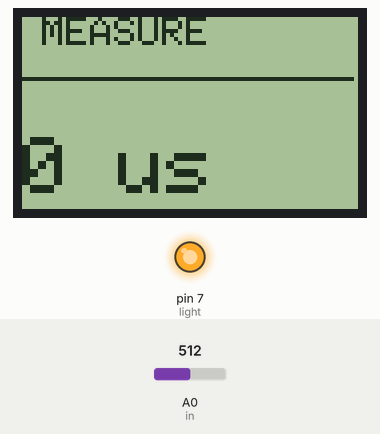
This sketch was run on a simulated Arduino Uno, built with avr-gcc and run on an emulated ATmega328P. On the bench: 84×48 one-colour display, output pins drawn as LEDs (lit = HIGH). Inputs (shaded band) come from the test bench; at power-on: A0 (in) = 512.

Above: at 1.1 s.
At 4.6 s:
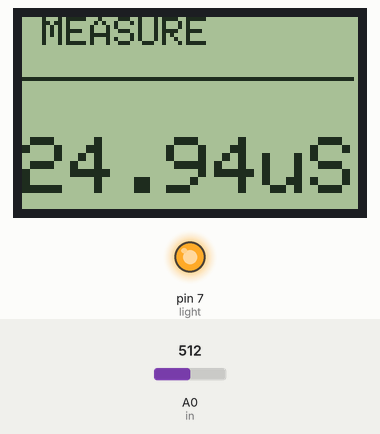
4.7 s: A0 (in) set to 716
At 7.5 s:
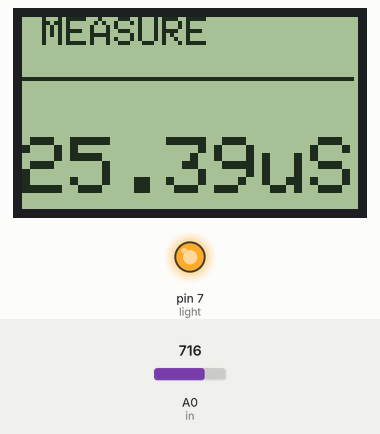
7.7 s: A0 (in) set to 844
At 10.5 s:
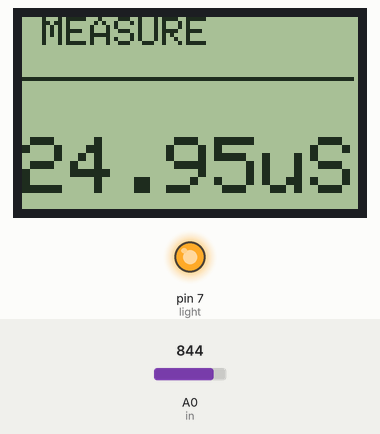
10.7 s: A0 (in) set to 824
At 14.1 s:
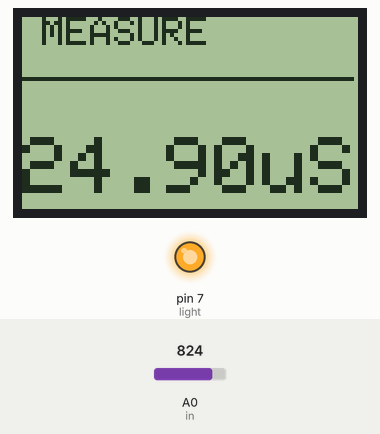
Timing chart, 0 to 15.6 s (numbered marks = the images above; inputs shaded):
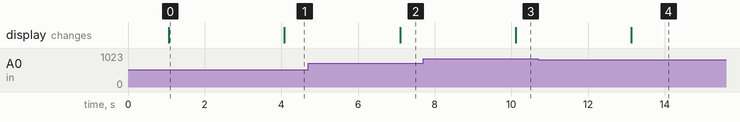

Measured:
- after the input at 4.7 s, the display: changes after 2.4 s (image 2)
- after the input at 7.7 s, the display: changes after 2.4 s (image 3)
- what the display in image 0 shows lasts 3.0 s, from 1.1 s to 4.1 s

The sketch:

Geiger.ino
```cpp
/*
CC Daniel Rossi 21-02-2020

e-mail: miniprojectsofficial@gmail.com

References: https://youtube.com/c/ProjectoOfficial

il fattore di conversione è stato prelevato da questo forum: https://radioactivity.forumcommunity.net/?t=57429596

Lo smoke detector acquistato per testare il circuito ha una dose equivalente di 0.8uS in media

L'unita di misura in Output da arduino è in uS

*/

#define CONV_FACTOR 0.00812
#define SAMPLE_TIME 3000

#define in A0
#define light 7
#include <Adafruit_GFX.h>
#include <Adafruit_PCD8544.h>

Adafruit_PCD8544 disp = Adafruit_PCD8544(5,4,3);
int contrast=60;
boolean backlight = true;

unsigned long start = 0;
int cont = 0;

void setup() {

  Serial.begin(115200);
  pinMode(in, INPUT);
  pinMode(light,OUTPUT);

  if(backlight==true)
    digitalWrite(light,HIGH);
    else
    digitalWrite(light,LOW);

  disp.begin();
  disp.setContrast(contrast);
  disp.clearDisplay();
  disp.setTextSize(1);
  disp.setTextColor(BLACK,WHITE);
  disp.setCursor(0,0);
  disp.print("RADIATION");
  disp.setCursor(0,15);
  disp.print("DETECTOR");
  disp.display();
  delay(1000);

  disp.clearDisplay();
  disp.setCursor(5,0);
  disp.print("MEASURE");
  disp.drawFastHLine(0,15,83,BLACK);
  disp.setCursor(0,30);
  disp.setTextSize(2);
  disp.print("0 us");
  disp.display();


  start=millis();
}

void updateDisplay(float sievert){
  disp.clearDisplay();
  disp.setTextSize(1);
  disp.setCursor(5,0);
  disp.print("MEASURE");
  disp.drawFastHLine(0,15,83,BLACK);
  disp.setCursor(0,30);
  disp.setTextSize(2);

  String s = String(sievert)+"uS";
  disp.print(s);
  disp.display();
  }

void loop() {
  int data = map(analogRead(in), 0, 1023, 0, 1000);

  if (data < 834)
    cont++;

  if (millis() - start > SAMPLE_TIME ){
    float sievert = cont*CONV_FACTOR;
    updateDisplay(sievert);
    start = millis();
    cont = 0;
  }


}
```
